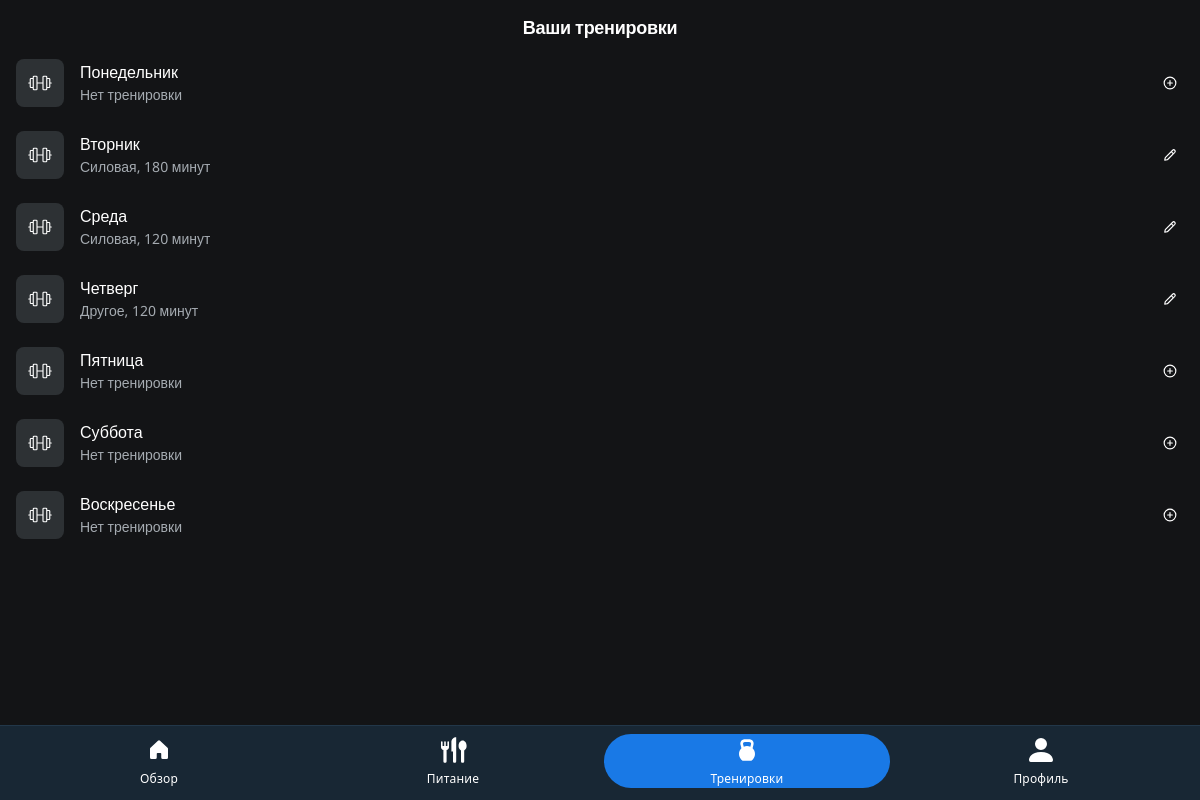
The app's page /workouts (signed in) with its own data.
### main/models.py (models this page shows)
class Workout(models.Model):
    TYPE_CHOICES = [
        ('strength', 'Силовая'),
        ('cardio', 'Кардио'),
        ('yoga', 'Йога'),
        ('other', 'Другое')
    ]
    user = models.ForeignKey(User, on_delete=models.CASCADE, related_name='workout')
    workout_type = models.CharField(choices=TYPE_CHOICES, max_length=8, default='other')
    workout_length = models.IntegerField()
    workout_muscle_group = models.CharField(max_length=9, choices=MUSCLE_GROUP_CHOICES, default='other')
    chosen_exercises = models.ManyToManyField(Exercise, related_name='workout')
    day = models.CharField(max_length=9)
    workout_counter = models.IntegerField(default=0)
    class Meta:
        unique_together = ('user', 'day')

### main/views.py (the view)
# urls.py: path('workouts', views.workouts, name='workouts'),
@login_required
def workouts(request):
    workouts = Workout.objects.filter(user=request.user)
    workouts_by_day = {workout.day: workout for workout in workouts}
    return render(request, 'main/workouts.html', {
        'workouts_by_day': workouts_by_day,
        'days_of_week': ['Понедельник', 'Вторник', 'Среда', 'Четверг', 'Пятница', 'Суббота', 'Воскресенье']
    })

### main/templatetags/custom_filters.py (called while the page is built)
@register.filter
def get_item(dictionary, key):
    return dictionary.get(key)

### main/templates/main/workouts.html (shortened to what this page needs)
{% extends 'main/layout.html' %}
{% load custom_filters %}
{% block content %}
    <div class="relative flex size-full flex-col bg-[#131416] dark justify-between group/design-root overflow-x-hidden"
         style='font-family: Epilogue, "Noto Sans", sans-serif;'>
        <div>
            <div class="flex items-center bg-[#131416] p-4 pb-2 justify-between">
                <h2 class="text-white text-lg font-bold leading-tight tracking-[-0.015em] flex-1 text-center pl-12 pr-12">Ваши тренировки</h2>
            </div>
            {% for day in days_of_week %}
                <div class="flex items-center gap-4 bg-[#131416] px-4 min-h-[72px] py-2 justify-between">
                    <div class="flex items-center gap-4">
                        <div onclick="window.location.href='{% url 'log_workout' day %}'" class="text-white flex items-center justify-center rounded-lg bg-[#2d3134] shrink-0 size-12" data-icon="Clock" data-size="24px" data-weight="regular">
                        </div>
                        <div class="flex flex-col justify-center">
                            <p class="text-white text-base font-medium leading-normal line-clamp-1">{{ day }}</p>
                            <p class="text-[#a5abb1] text-sm font-normal leading-normal line-clamp-2">
                                {% if workouts_by_day|get_item:day %}
                                    {% with workout=workouts_by_day|get_item:day %}
                                        {{ workout.get_workout_type_display }}, {{ workout.workout_length }} минут
                                    {% endwith %}
                                {% else %}
                                    Нет тренировки
                                {% endif %}
                            </p>
                        </div>
                    </div>
                    <div class="shrink-0">
                        {% if workouts_by_day|get_item:day %}
                            <a href="{% url 'update_workout' day %}" class="text-white flex size-7 items-center justify-center" data-icon="Plus" data-size="24px" data-weight="regular">
                            </a>
                        {% else %}
                            <a href="{% url 'add_workout' day %}" class="text-white flex size-7 items-center justify-center" data-icon="Plus" data-size="24px" data-weight="regular">
                            </a>
                        {% endif %}
                    </div>
                </div>
            {% endfor %}
        </div>
    </div>
{% endblock %}

### records on screen
Workout: workout_type "Силовая", workout_length "180"
Workout: workout_type "Силовая", workout_length "120"
Workout: workout_type "Другое", workout_length "120"

### other values on screen
{{ day }} "Понедельник" "Вторник" "Среда" "Четверг" "Пятница" "Суббота" "Воскресенье"
